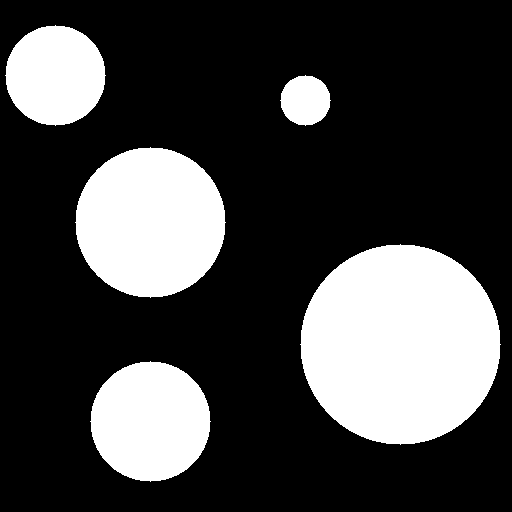
#> input picture computer_vision/OpenCVLearning/circles.png, 512 x 512 px
$ python method2.py
#> lines starting #> are read from the running program, lines starting #| are printed output that depends on the picture; after the words box and inside, x2 and y2 are one past the last pixel; in counts of white or black regions, pixels touching at a corner belong together
import cv2

def getCorners(center,r):
    topleft = (int(center[0]-r),int(center[1]-r))
    bottomright = (int(center[0]+r),int(center[1]+r))
    return [topleft,bottomright]

img = cv2.imread('circles.png')
#> img is the input picture: shape (512, 512, 3); 26.8% white; 5 white regions, box (x1, y1, x2, y2) and area: (300, 244, 501, 445) 31417, (75, 147, 226, 298) 17665, (90, 361, 211, 482) 11289, (5, 25, 106, 126) 7845, (280, 75, 331, 126) 1961
gray = cv2.cvtColor(img, cv2.COLOR_BGR2GRAY)
gray = cv2.GaussianBlur(gray,(9,9),0)
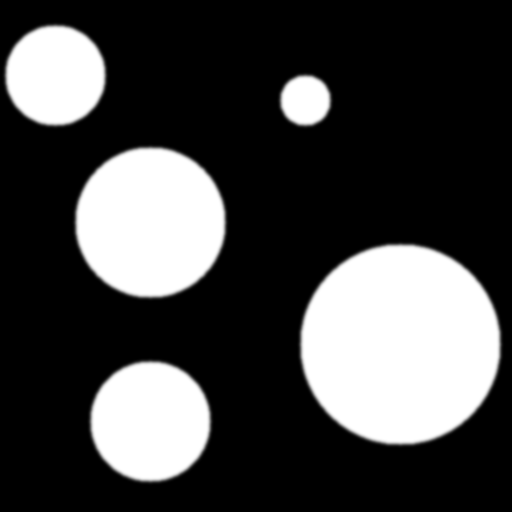
#> gray: shape (512, 512); min 0, max 255, mean 68.3

circles = cv2.HoughCircles(gray, cv2.HOUGH_GRADIENT, 2,20)
#> circles = [[401, 345, 98.8], [151, 421, 60.4], [151, 223, 73.8], [53, 75, 51.2], [305, 99, 25.4]]
print("this is circles")
print(circles)
#| [[[401.  345.   98.8]
#|   [151.  421.   60.4]
#|   [151.  223.   73.8]
#|   [ 53.   75.   51.2]
#|   [305.   99.   25.4]]]
print("this is circles[0]")
print(circles[0])
#| [[401.  345.   98.8]
#|  [151.  421.   60.4]
#|  [151.  223.   73.8]
#|  [ 53.   75.   51.2]
#|  [305.   99.   25.4]]
print("this is circles[0][0]")
print(type(circles[0][0]))
#| <class 'numpy.ndarray'>
#print(circles)
#print(circles)

c = getCorners([151,223],73.8)
cv2.rectangle(img,c[0],c[1],(0,0,255),2)
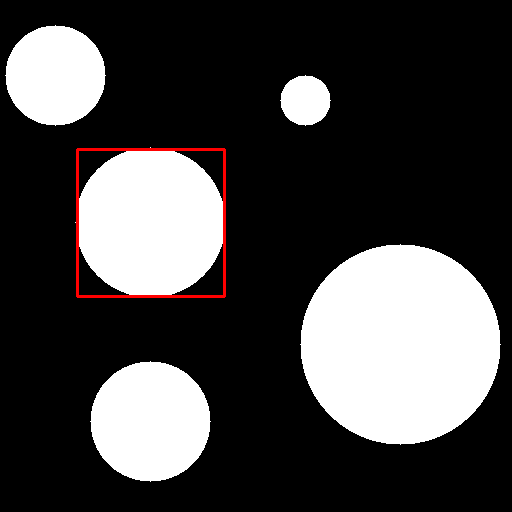
#> img: shape (512, 512, 3); 0.67% of pixels changed, all inside (x1, y1, x2, y2) = (76, 148, 226, 298)
cv2.imwrite('boxedHough.png',img)
